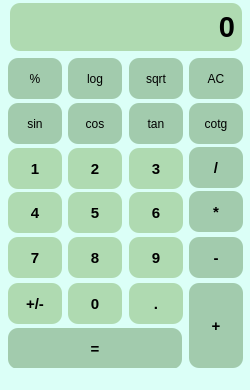
<?xml version="1.0" encoding="UTF-8"?>
<ui version="4.0">
 <class>calculator</class>
 <widget class="QMainWindow" name="calculator">
  <property name="enabled">
   <bool>true</bool>
  </property>
  <property name="geometry">
   <rect>
    <x>0</x>
    <y>0</y>
    <width>250</width>
    <height>390</height>
   </rect>
  </property>
  <property name="sizePolicy">
   <sizepolicy hsizetype="Fixed" vsizetype="Fixed">
    <horstretch>0</horstretch>
    <verstretch>0</verstretch>
   </sizepolicy>
  </property>
  <property name="font">
   <font>
    <bold>true</bold>
    <strikeout>false</strikeout>
    <kerning>true</kerning>
   </font>
  </property>
  <property name="windowTitle">
   <string notr="true">Calculator</string>
  </property>
  <property name="autoFillBackground">
   <bool>false</bool>
  </property>
  <property name="styleSheet">
   <string notr="true">background-color: rgb(219, 255, 247);
</string>
  </property>
  <property name="toolButtonStyle">
   <enum>Qt::ToolButtonIconOnly</enum>
  </property>
  <widget class="QWidget" name="centralwidget">
   <widget class="QLabel" name="label">
    <property name="geometry">
     <rect>
      <x>10</x>
      <y>3</y>
      <width>232</width>
      <height>48</height>
     </rect>
    </property>
    <property name="sizePolicy">
     <sizepolicy hsizetype="Fixed" vsizetype="Fixed">
      <horstretch>0</horstretch>
      <verstretch>0</verstretch>
     </sizepolicy>
    </property>
    <property name="font">
     <font>
      <pointsize>22</pointsize>
      <italic>false</italic>
      <bold>true</bold>
      <strikeout>false</strikeout>
      <kerning>true</kerning>
     </font>
    </property>
    <property name="autoFillBackground">
     <bool>false</bool>
    </property>
    <property name="styleSheet">
     <string notr="true">border-width: 2px;
border-radius: 10px;
background-color: rgb(175, 218, 177);
</string>
    </property>
    <property name="frameShape">
     <enum>QFrame::StyledPanel</enum>
    </property>
    <property name="text">
     <string>0</string>
    </property>
    <property name="alignment">
     <set>Qt::AlignRight|Qt::AlignTrailing|Qt::AlignVCenter</set>
    </property>
    <property name="margin">
     <number>0</number>
    </property>
    <property name="indent">
     <number>7</number>
    </property>
   </widget>
   <widget class="QPushButton" name="percent">
    <property name="geometry">
     <rect>
      <x>8</x>
      <y>58</y>
      <width>54</width>
      <height>41</height>
     </rect>
    </property>
    <property name="styleSheet">
     <string notr="true">border-width: 2px;
border-radius: 10px;
background-color: rgb(162, 203, 173);</string>
    </property>
    <property name="text">
     <string>%</string>
    </property>
   </widget>
   <widget class="QPushButton" name="clear">
    <property name="geometry">
     <rect>
      <x>189</x>
      <y>58</y>
      <width>54</width>
      <height>41</height>
     </rect>
    </property>
    <property name="styleSheet">
     <string notr="true">border-width: 2px;
border-radius: 10px;
background-color: rgb(162, 203, 173);</string>
    </property>
    <property name="text">
     <string>AC</string>
    </property>
   </widget>
   <widget class="QPushButton" name="sign">
    <property name="geometry">
     <rect>
      <x>8</x>
      <y>283</y>
      <width>54</width>
      <height>41</height>
     </rect>
    </property>
    <property name="font">
     <font>
      <pointsize>11</pointsize>
      <bold>true</bold>
      <strikeout>false</strikeout>
      <kerning>true</kerning>
     </font>
    </property>
    <property name="styleSheet">
     <string notr="true">border-width: 2px;
border-radius: 10px;
background-color: rgb(175, 218, 177);</string>
    </property>
    <property name="text">
     <string>+/-</string>
    </property>
   </widget>
   <widget class="QPushButton" name="sin">
    <property name="geometry">
     <rect>
      <x>8</x>
      <y>103</y>
      <width>54</width>
      <height>41</height>
     </rect>
    </property>
    <property name="styleSheet">
     <string notr="true">border-width: 2px;
border-radius: 10px;
background-color: rgb(162, 203, 173);</string>
    </property>
    <property name="text">
     <string>sin</string>
    </property>
   </widget>
   <widget class="QPushButton" name="cos">
    <property name="geometry">
     <rect>
      <x>68</x>
      <y>103</y>
      <width>54</width>
      <height>41</height>
     </rect>
    </property>
    <property name="styleSheet">
     <string notr="true">border-width: 2px;
border-radius: 10px;
background-color: rgb(162, 203, 173);</string>
    </property>
    <property name="text">
     <string>cos</string>
    </property>
   </widget>
   <widget class="QPushButton" name="log">
    <property name="geometry">
     <rect>
      <x>68</x>
      <y>58</y>
      <width>54</width>
      <height>41</height>
     </rect>
    </property>
    <property name="styleSheet">
     <string notr="true">border-width: 2px;
border-radius: 10px;
background-color: rgb(162, 203, 173);</string>
    </property>
    <property name="text">
     <string>log</string>
    </property>
   </widget>
   <widget class="QPushButton" name="sub">
    <property name="geometry">
     <rect>
      <x>189</x>
      <y>237</y>
      <width>54</width>
      <height>41</height>
     </rect>
    </property>
    <property name="font">
     <font>
      <pointsize>11</pointsize>
      <bold>true</bold>
      <strikeout>false</strikeout>
      <kerning>true</kerning>
     </font>
    </property>
    <property name="styleSheet">
     <string notr="true">border-width: 2px;
border-radius: 10px;
background-color: rgb(162, 203, 173);</string>
    </property>
    <property name="text">
     <string>-</string>
    </property>
   </widget>
   <widget class="QPushButton" name="one">
    <property name="geometry">
     <rect>
      <x>8</x>
      <y>148</y>
      <width>54</width>
      <height>41</height>
     </rect>
    </property>
    <property name="font">
     <font>
      <pointsize>11</pointsize>
      <bold>true</bold>
      <strikeout>false</strikeout>
      <kerning>true</kerning>
     </font>
    </property>
    <property name="styleSheet">
     <string notr="true">border-width: 2px;
border-radius: 10px;
background-color: rgb(175, 218, 177);</string>
    </property>
    <property name="text">
     <string>1</string>
    </property>
   </widget>
   <widget class="QPushButton" name="four">
    <property name="geometry">
     <rect>
      <x>8</x>
      <y>192</y>
      <width>54</width>
      <height>41</height>
     </rect>
    </property>
    <property name="font">
     <font>
      <pointsize>11</pointsize>
      <bold>true</bold>
      <strikeout>false</strikeout>
      <kerning>true</kerning>
     </font>
    </property>
    <property name="styleSheet">
     <string notr="true">border-width: 2px;
border-radius: 10px;
background-color: rgb(175, 218, 177);</string>
    </property>
    <property name="text">
     <string>4</string>
    </property>
   </widget>
   <widget class="QPushButton" name="two">
    <property name="geometry">
     <rect>
      <x>68</x>
      <y>148</y>
      <width>54</width>
      <height>41</height>
     </rect>
    </property>
    <property name="font">
     <font>
      <pointsize>11</pointsize>
      <bold>true</bold>
      <strikeout>false</strikeout>
      <kerning>true</kerning>
     </font>
    </property>
    <property name="styleSheet">
     <string notr="true">border-width: 2px;
border-radius: 10px;
background-color: rgb(175, 218, 177);</string>
    </property>
    <property name="text">
     <string>2</string>
    </property>
   </widget>
   <widget class="QPushButton" name="three">
    <property name="geometry">
     <rect>
      <x>129</x>
      <y>148</y>
      <width>54</width>
      <height>41</height>
     </rect>
    </property>
    <property name="font">
     <font>
      <pointsize>11</pointsize>
      <bold>true</bold>
      <strikeout>false</strikeout>
      <kerning>true</kerning>
     </font>
    </property>
    <property name="styleSheet">
     <string notr="true">border-width: 2px;
border-radius: 10px;
background-color: rgb(175, 218, 177);</string>
    </property>
    <property name="text">
     <string>3</string>
    </property>
   </widget>
   <widget class="QPushButton" name="mul">
    <property name="geometry">
     <rect>
      <x>189</x>
      <y>191</y>
      <width>54</width>
      <height>41</height>
     </rect>
    </property>
    <property name="font">
     <font>
      <pointsize>11</pointsize>
      <bold>true</bold>
      <strikeout>false</strikeout>
      <kerning>true</kerning>
     </font>
    </property>
    <property name="styleSheet">
     <string notr="true">border-width: 2px;
border-radius: 10px;
background-color: rgb(162, 203, 173);</string>
    </property>
    <property name="text">
     <string>*</string>
    </property>
   </widget>
   <widget class="QPushButton" name="six">
    <property name="geometry">
     <rect>
      <x>129</x>
      <y>192</y>
      <width>54</width>
      <height>41</height>
     </rect>
    </property>
    <property name="font">
     <font>
      <pointsize>11</pointsize>
      <bold>true</bold>
      <strikeout>false</strikeout>
      <kerning>true</kerning>
     </font>
    </property>
    <property name="styleSheet">
     <string notr="true">border-width: 2px;
border-radius: 10px;
background-color: rgb(175, 218, 177);</string>
    </property>
    <property name="text">
     <string>6</string>
    </property>
   </widget>
   <widget class="QPushButton" name="five">
    <property name="geometry">
     <rect>
      <x>68</x>
      <y>192</y>
      <width>54</width>
      <height>41</height>
     </rect>
    </property>
    <property name="font">
     <font>
      <pointsize>11</pointsize>
      <bold>true</bold>
      <strikeout>false</strikeout>
      <kerning>true</kerning>
     </font>
    </property>
    <property name="styleSheet">
     <string notr="true">border-width: 2px;
border-radius: 10px;
background-color: rgb(175, 218, 177);</string>
    </property>
    <property name="text">
     <string>5</string>
    </property>
   </widget>
   <widget class="QPushButton" name="zero">
    <property name="geometry">
     <rect>
      <x>68</x>
      <y>283</y>
      <width>54</width>
      <height>41</height>
     </rect>
    </property>
    <property name="font">
     <font>
      <pointsize>11</pointsize>
      <bold>true</bold>
      <strikeout>false</strikeout>
      <kerning>true</kerning>
     </font>
    </property>
    <property name="styleSheet">
     <string notr="true">border-width: 2px;
border-radius: 10px;
background-color: rgb(175, 218, 177);</string>
    </property>
    <property name="text">
     <string>0</string>
    </property>
   </widget>
   <widget class="QPushButton" name="eight">
    <property name="geometry">
     <rect>
      <x>68</x>
      <y>237</y>
      <width>54</width>
      <height>41</height>
     </rect>
    </property>
    <property name="font">
     <font>
      <pointsize>11</pointsize>
      <bold>true</bold>
      <strikeout>false</strikeout>
      <kerning>true</kerning>
     </font>
    </property>
    <property name="styleSheet">
     <string notr="true">border-width: 2px;
border-radius: 10px;
background-color: rgb(175, 218, 177);</string>
    </property>
    <property name="text">
     <string>8</string>
    </property>
   </widget>
   <widget class="QPushButton" name="equal">
    <property name="geometry">
     <rect>
      <x>8</x>
      <y>328</y>
      <width>174</width>
      <height>41</height>
     </rect>
    </property>
    <property name="font">
     <font>
      <pointsize>11</pointsize>
      <bold>true</bold>
      <strikeout>false</strikeout>
      <kerning>true</kerning>
     </font>
    </property>
    <property name="styleSheet">
     <string notr="true">border-width: 2px;
border-radius: 10px;
background-color: rgb(162, 203, 173);</string>
    </property>
    <property name="text">
     <string>=</string>
    </property>
   </widget>
   <widget class="QPushButton" name="nine">
    <property name="geometry">
     <rect>
      <x>129</x>
      <y>237</y>
      <width>54</width>
      <height>41</height>
     </rect>
    </property>
    <property name="font">
     <font>
      <pointsize>11</pointsize>
      <bold>true</bold>
      <strikeout>false</strikeout>
      <kerning>true</kerning>
     </font>
    </property>
    <property name="styleSheet">
     <string notr="true">border-width: 2px;
border-radius: 10px;
background-color: rgb(175, 218, 177);</string>
    </property>
    <property name="text">
     <string>9</string>
    </property>
   </widget>
   <widget class="QPushButton" name="decimal">
    <property name="geometry">
     <rect>
      <x>129</x>
      <y>283</y>
      <width>54</width>
      <height>41</height>
     </rect>
    </property>
    <property name="font">
     <font>
      <pointsize>11</pointsize>
      <bold>true</bold>
      <strikeout>false</strikeout>
      <kerning>true</kerning>
     </font>
    </property>
    <property name="styleSheet">
     <string notr="true">border-width: 2px;
border-radius: 10px;
background-color: rgb(175, 218, 177);</string>
    </property>
    <property name="text">
     <string>.</string>
    </property>
   </widget>
   <widget class="QPushButton" name="seven">
    <property name="geometry">
     <rect>
      <x>8</x>
      <y>237</y>
      <width>54</width>
      <height>41</height>
     </rect>
    </property>
    <property name="font">
     <font>
      <pointsize>11</pointsize>
      <bold>true</bold>
      <strikeout>false</strikeout>
      <kerning>true</kerning>
     </font>
    </property>
    <property name="styleSheet">
     <string notr="true">border-width: 2px;
border-radius: 10px;
background-color: rgb(175, 218, 177);</string>
    </property>
    <property name="text">
     <string>7</string>
    </property>
   </widget>
   <widget class="QPushButton" name="sum">
    <property name="geometry">
     <rect>
      <x>189</x>
      <y>283</y>
      <width>54</width>
      <height>85</height>
     </rect>
    </property>
    <property name="font">
     <font>
      <pointsize>11</pointsize>
      <bold>true</bold>
      <strikeout>false</strikeout>
      <kerning>true</kerning>
     </font>
    </property>
    <property name="styleSheet">
     <string notr="true">border-width: 2px;
border-radius: 10px;
background-color: rgb(162, 203, 173);</string>
    </property>
    <property name="text">
     <string>+</string>
    </property>
   </widget>
   <widget class="QPushButton" name="sqrt">
    <property name="geometry">
     <rect>
      <x>129</x>
      <y>58</y>
      <width>54</width>
      <height>41</height>
     </rect>
    </property>
    <property name="styleSheet">
     <string notr="true">border-width: 2px;
border-radius: 10px;
background-color: rgb(162, 203, 173);</string>
    </property>
    <property name="text">
     <string>sqrt</string>
    </property>
   </widget>
   <widget class="QPushButton" name="div">
    <property name="geometry">
     <rect>
      <x>189</x>
      <y>147</y>
      <width>54</width>
      <height>41</height>
     </rect>
    </property>
    <property name="font">
     <font>
      <pointsize>11</pointsize>
      <bold>true</bold>
      <strikeout>false</strikeout>
      <kerning>true</kerning>
     </font>
    </property>
    <property name="styleSheet">
     <string notr="true">border-width: 2px;
border-radius: 10px;
background-color: rgb(162, 203, 173);</string>
    </property>
    <property name="text">
     <string>/</string>
    </property>
   </widget>
   <widget class="QPushButton" name="tan">
    <property name="geometry">
     <rect>
      <x>129</x>
      <y>103</y>
      <width>54</width>
      <height>41</height>
     </rect>
    </property>
    <property name="styleSheet">
     <string notr="true">border-width: 2px;
border-radius: 10px;
background-color: rgb(162, 203, 173);</string>
    </property>
    <property name="text">
     <string>tan</string>
    </property>
   </widget>
   <widget class="QPushButton" name="cot">
    <property name="geometry">
     <rect>
      <x>189</x>
      <y>103</y>
      <width>54</width>
      <height>41</height>
     </rect>
    </property>
    <property name="styleSheet">
     <string notr="true">border-width: 2px;
border-radius: 10px;
background-color: rgb(162, 203, 173);</string>
    </property>
    <property name="text">
     <string>cotg</string>
    </property>
   </widget>
  </widget>
  <widget class="QStatusBar" name="statusbar"/>
  <action name="actionclose">
   <property name="text">
    <string>close</string>
   </property>
  </action>
 </widget>
 <resources/>
 <connections/>
</ui>
